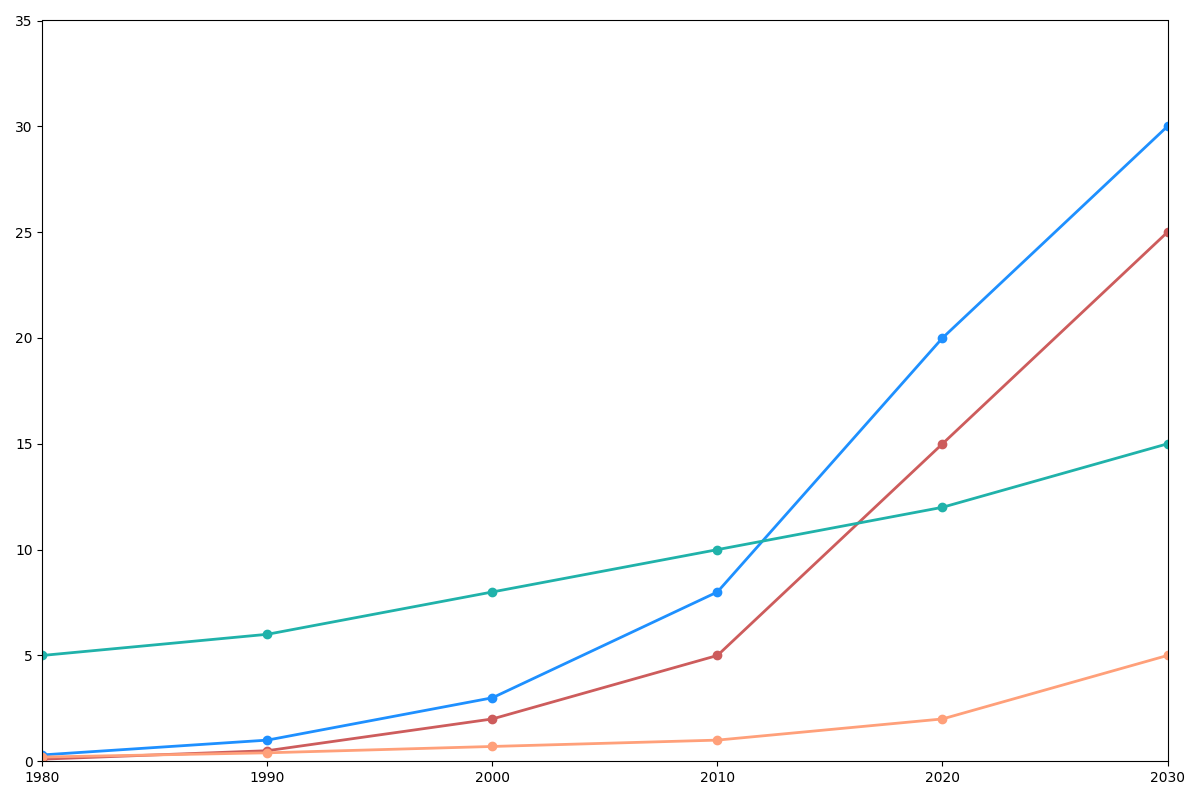

The script that drew this image:
import numpy as np
import matplotlib.pyplot as plt

decades = np.arange(1980, 2031, 10)
solar_energy = [0.1, 0.5, 2, 5, 15, 25]
wind_energy = [0.3, 1, 3, 8, 20, 30]
hydro_energy = [5, 6, 8, 10, 12, 15]
geothermal_energy = [0.2, 0.4, 0.7, 1, 2, 5]

data = [solar_energy, wind_energy, hydro_energy, geothermal_energy]

colors = ['#CD5C5C', '#1E90FF', '#20B2AA', '#FFA07A']

fig, ax = plt.subplots(figsize=(12, 8))

for i in range(len(data)):
    ax.plot(decades, data[i], marker='o', color=colors[i], linewidth=2, linestyle='-')

ax.set_xlim(1980, 2030)
ax.set_ylim(0, 35)

plt.tight_layout()
plt.show()
